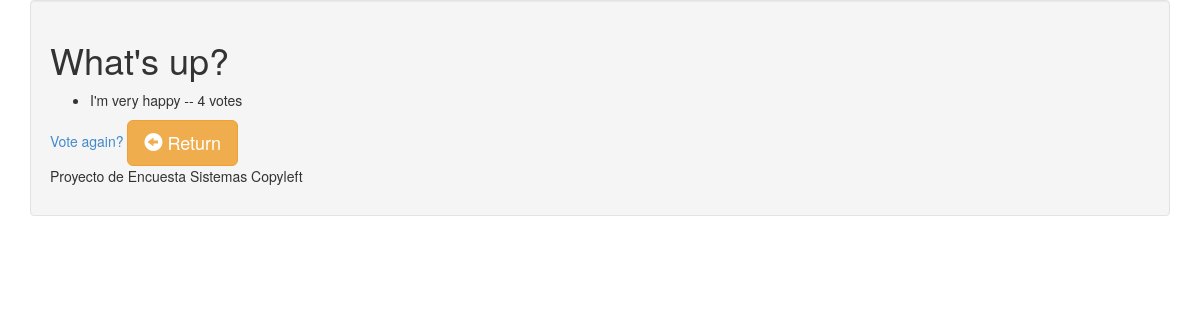
Page /polls/1/results/ on the committed database.
### polls/models.py (models this page shows, shortened)
class Poll(models.Model):
    question = models.CharField(max_length=200)
    pub_date = models.DateTimeField('date published')
    def was_published_recently(self):
        return self.pub_date >= timezone.now() - datetime.timedelta(days=1)
    was_published_recently.admin_order_field = 'pub_date'
    was_published_recently.boolean = True
    was_published_recently.short_description = 'Published recently?'

class Choice(models.Model):
    poll = models.ForeignKey(Poll)
    choice_text = models.CharField(max_length=200)
    votes = models.IntegerField(default=0)

### polls/views.py (the view)
# urls.py: url(r'^(?P<pk>\d+)/results/$', views.ResultsView.as_view(), name='results'),
class ResultsView(generic.DetailView):
    model = Poll
    template_name = 'polls/results.html'

### templates/polls/results.html (shortened to what this page needs)
{% extends "base.html" %}
{% block contenido %}
<h1>{{ poll.question }}</h1>
<ul>
{% for choice in poll.choice_set.all %}
    <li>{{ choice.choice_text }} -- {{ choice.votes }} vote{{ choice.votes|pluralize }}</li>
{% endfor %}
</ul>
<a href="{% url 'polls:detail' poll.id %}">Vote again?</a>
<a href="/question" class= "btn btn-warning btn-lg"><span class="glyphicon glyphicon-circle-arrow-left"></span> Return</a>
{% endblock contenido %}

### rows in the picture
Poll: question "What's up?"
Choice: choice_text "I'm very happy", votes "4"
